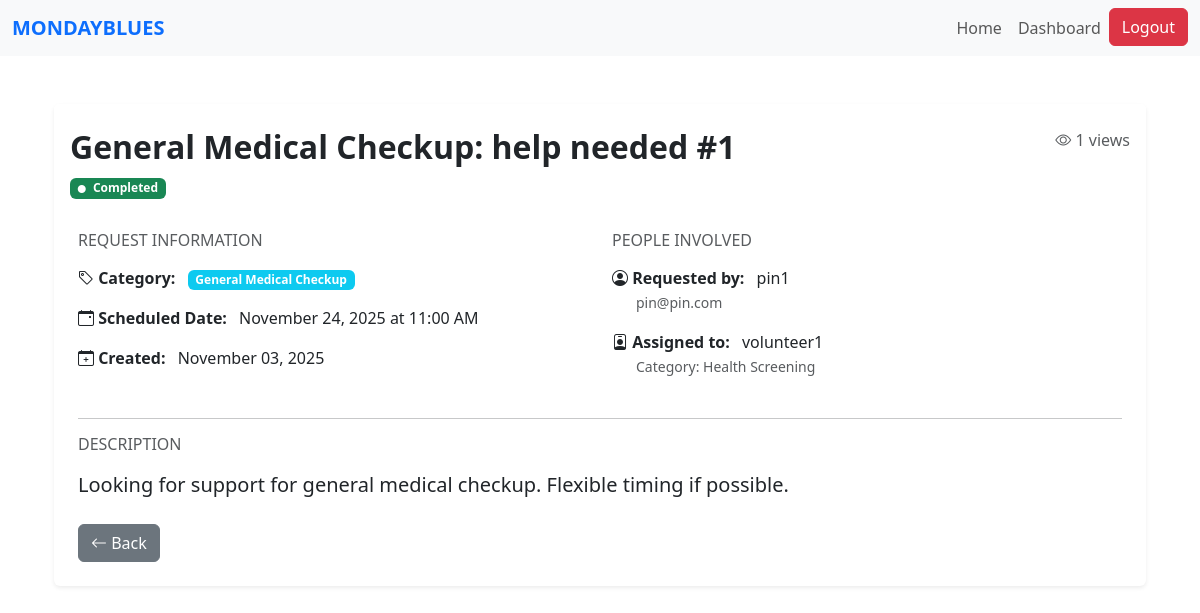
/request/1 (signed in), run on the app's committed database.
### website/models.py (models this page shows)
class Request(db.Model):
    id = db.Column(db.Integer, primary_key=True)
    title = db.Column(db.String(150), nullable=False)
    description = db.Column(db.Text, nullable=False)
    category_id = db.Column(db.Integer, db.ForeignKey('category.id'), nullable=False)
    category = db.relationship('Category', backref='requests')
    status = db.Column(db.String(20), default='Pending')  # Pending, Accepted, Completed
    scheduled_datetime = db.Column(db.DateTime, nullable=False)
    view_count = db.Column(db.Integer, default=0)
    date_created = db.Column(db.DateTime, default=datetime.utcnow)
    user_id = db.Column(db.Integer, db.ForeignKey('user.id'), nullable=False)
    volunteer_id = db.Column(db.Integer, db.ForeignKey('volunteer.id'), nullable=True)
    csr_id = db.Column(db.Integer, db.ForeignKey("csr.user_id"), nullable=True)
    user = db.relationship('User', backref=db.backref('requests', lazy=True, cascade='all, delete-orphan'), lazy=True)
    volunteer = db.relationship('Volunteer', backref=db.backref('assigned_requests', lazy=True), lazy=True)

class Category(db.Model):
    id = db.Column(db.Integer, primary_key=True)
    name = db.Column(db.String(100), unique=True, nullable=False)
    description = db.Column(db.String(250))
    date_created = db.Column(db.DateTime, default=datetime.utcnow)

class User(db.Model, UserMixin):
    id = db.Column(db.Integer, primary_key=True)
    name = db.Column(db.String(150))
    email = db.Column(db.String(150), unique=True)
    password = db.Column(db.String(150))
    date_created = db.Column(db.DateTime(timezone=True), default=func.now())
    role = db.Column(db.String(50), default='PIN')
    status = db.Column(db.String(20), default='Pending')  # Pending, Approved, Suspended
    """    total_rating = db.Column(db.Float, default=0)
    num_ratings = db.Column(db.Integer, default=0)

    def update_rating(self, new_rating: float):
        #Update overall CSR rating with a new rating value.
        if self.num_ratings == 0:
            self.total_rating = new_rating
        else:
            self.total_rating = ((self.total_rating * self.num_ratings) + new_rating) / (self.num_ratings + 1)
        self.num_ratings += 1"""

### website/views.py (the view)
@views.route('/request/<int:id>')
@login_required
def view_request(id):
    req = Request.query.get_or_404(id)
    if req.user_id != current_user.id:
        req.view_count += 1
        db.session.commit()
    owner = User.query.get(req.user_id)
    return render_template('view_req.html', req=req, owner=owner)

### website/templates/view_req.html (shortened to what this page needs)
{% extends "base.html" %}
{% block content %}
<div class="container my-5">
    <div class="card shadow-sm border-0">
        <div class="card-header bg-white border-0 pt-4">
            <div class="d-flex justify-content-between align-items-start">
                <div>
                    <h2 class="fw-bold mb-2">{{ req.title }}</h2>
                    <span class="badge
                        {% if req.status == 'Pending' %} bg-warning text-dark
                        {% elif req.status == 'Assigned' %} bg-primary
                        {% elif req.status == 'Accepted' %} bg-info
                        {% elif req.status == 'Completed' %} bg-success
                        {% else %} bg-secondary {% endif %}">
                        <i class="bi bi-circle-fill me-1" style="font-size: 0.5rem;"></i>
                        {{ req.status }}
                    </span>
                </div>
                <div class="text-end">
                    <p class="text-muted mb-0">
                        <i class="bi bi-eye"></i> {{ req.view_count }} views
                    </p>
                </div>
            </div>
        </div>
        <div class="card-body p-4">
            <div class="row mb-4">
                <div class="col-md-6">
                    <h6 class="text-muted text-uppercase mb-3">Request Information</h6>
                    <div class="mb-3">
                        <strong><i class="bi bi-tag"></i> Category:</strong>
                        <span class="badge bg-info ms-2">{{ req.category.name if req.category else req.category }}</span>
                    </div>
                    <div class="mb-3">
                        <strong><i class="bi bi-calendar-event"></i> Scheduled Date:</strong>
                        <span class="ms-2">{{ req.scheduled_datetime.strftime('%B %d, %Y at %I:%M %p') }}</span>
                    </div>
                    <div class="mb-3">
                        <strong><i class="bi bi-calendar-plus"></i> Created:</strong>
                        <span class="ms-2">{{ req.date_created.strftime('%B %d, %Y') }}</span>
                    </div>
                </div>
                <div class="col-md-6">
                    <h6 class="text-muted text-uppercase mb-3">People Involved</h6>
                    <div class="mb-3">
                        <strong><i class="bi bi-person-circle"></i> Requested by:</strong>
                        <span class="ms-2">{{ owner.name }}</span>
                        <br>
                        <small class="text-muted ms-4">{{ owner.email }}</small>
                    </div>
                    {% if req.volunteer %}
                    <div class="mb-3">
                        <strong><i class="bi bi-person-badge"></i> Assigned to:</strong>
                        <span class="ms-2">{{ req.volunteer.user.name }}</span>
                        <br>
                        <small class="text-muted ms-4">
                            {% if req.volunteer.category %}
                                Category: {{ req.volunteer.category.name }}
                            {% endif %}
                        </small>
                    </div>
                    {% else %}
                    <div class="mb-3">
                        <strong><i class="bi bi-person-badge"></i> Volunteer:</strong>
                        <span class="badge bg-secondary ms-2">Not assigned yet</span>
                    </div>
                    {% endif %}
                </div>
            </div>
            <hr>
            <div class="mb-4">
                <h6 class="text-muted text-uppercase mb-3">Description</h6>
                <p class="lead">{{ req.description }}</p>
            </div>
            <div class="d-flex justify-content-between mt-4">
                <a href="javascript:history.back()" class="btn btn-secondary">
                    <i class="bi bi-arrow-left"></i> Back
                </a>
                </div>
            </div>
        </div>
    </div>
</div>
<link rel="stylesheet" href="https://cdn.jsdelivr.net/npm/bootstrap-icons@1.10.0/font/bootstrap-icons.css">
{% endblock %}

### data on the page
Request: title "General Medical Checkup: help needed #1", status "Completed", view_count "1", scheduled_datetime "November 24, 2025 at 11:00 AM", date_created "November 03, 2025", description "Looking for support for general medical checkup. Flexible timing if possible."
Category: category "General Medical Checkup"
User: name "pin1", email "pin@pin.com"
User: volunteer.user.name "volunteer1"
Category: volunteer.category.name "Health Screening"
